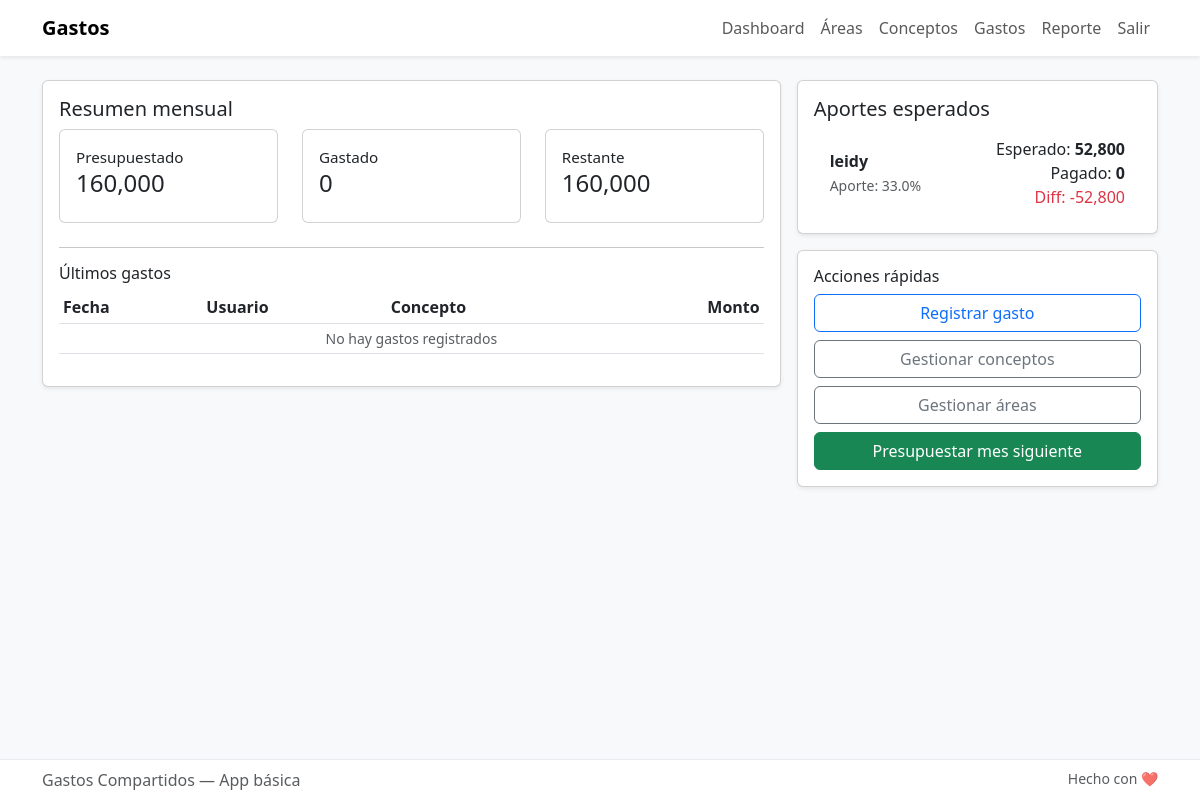
Page /dashboard (signed in) on the earlier database version.
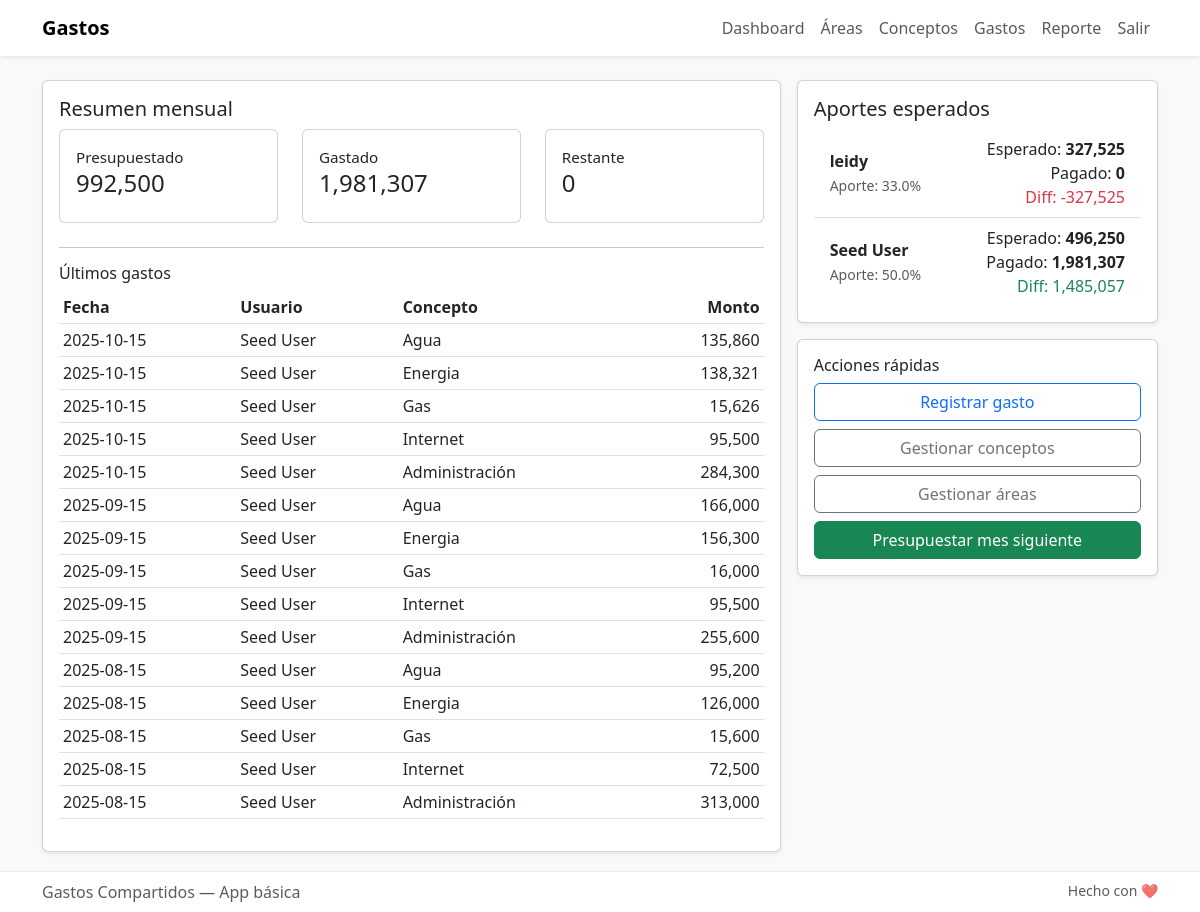
Same page on the later database version.
### models.py (models this page shows, shortened)
class User(UserMixin, db.Model):
    id = db.Column(db.Integer, primary_key=True)
    name = db.Column(db.String(120), nullable=False)
    email = db.Column(db.String(120), unique=True, nullable=False)
    password = db.Column(db.String(200), nullable=False) # simple: store plaintext? in real app hash it
    aporte = db.Column(db.Float, default=0.5) # porcentaje (0-1)
    gastos = db.relationship('Gasto', backref='user', lazy=True)

class Gasto(db.Model):
    id = db.Column(db.Integer, primary_key=True)
    concepto_id = db.Column(db.Integer, db.ForeignKey('concepto.id'), nullable=False)
    usuario_id = db.Column(db.Integer, db.ForeignKey('user.id'), nullable=False)
    monto = db.Column(db.Float, nullable=False)
    fecha = db.Column(db.DateTime, default=datetime.utcnow)

class Concepto(db.Model):
    id = db.Column(db.Integer, primary_key=True)
    nombre = db.Column(db.String(120), nullable=False)
    valor_presupuestado = db.Column(db.Float, default=0.0)
    area_id = db.Column(db.Integer, db.ForeignKey('area.id'), nullable=False)
    gastos = db.relationship('Gasto', backref='concepto', lazy=True)
    @property
    def total_gastado(self):
        return sum(g.monto for g in self.gastos)

### app.py (the view)
@app.route('/dashboard')
@login_required
def dashboard():
    areas = Area.query.all()
    conceptos = Concepto.query.all()
    gastos = Gasto.query.order_by(Gasto.fecha.desc()).limit(30).all()
    total_presupuestado = sum(c.valor_presupuestado for c in conceptos)
    total_gastado = sum(c.total_gastado for c in conceptos)
    total_restante = max(total_presupuestado - total_gastado, 0)
    usuarios = User.query.all()
    aporte_info = []
    for u in usuarios:
        aport_expected = total_presupuestado * u.aporte
        aport_paid = sum(g.monto for g in u.gastos)
        aporte_info.append({'user': u, 'expected': aport_expected, 'paid': aport_paid, 'diff': aport_paid - aport_expected})
    return render_template('dashboard.html', areas=areas, conceptos=conceptos, gastos=gastos,
                           total_presupuestado=total_presupuestado, total_gastado=total_gastado,
                           total_restante=total_restante, aporte_info=aporte_info)

### app.py (called while the page is built)
@login_manager.user_loader
def load_user(user_id):
    return User.query.get(int(user_id))

### templates/dashboard.html (shortened to what this page needs)
{% extends 'base.html' %}
{% block content %}
<div class="row g-3">
  <div class="col-lg-8">
    <div class="card shadow-sm">
      <div class="card-body">
        <h5 class="card-title">Resumen mensual</h5>
        <div class="row">
          <div class="col-md-4">
            <div class="card mb-2">
              <div class="card-body">
                <div class="card-title-small">Presupuestado</div>
                <h4>{{ '{:,.0f}'.format(total_presupuestado) if total_presupuestado else 0 }}</h4>
              </div>
            </div>
          </div>
          <div class="col-md-4">
            <div class="card mb-2">
              <div class="card-body">
                <div class="card-title-small">Gastado</div>
                <h4>{{ '{:,.0f}'.format(total_gastado) if total_gastado else 0 }}</h4>
              </div>
            </div>
          </div>
          <div class="col-md-4">
            <div class="card mb-2">
              <div class="card-body">
                <div class="card-title-small">Restante</div>
                <h4>{{ '{:,.0f}'.format(total_restante) if total_restante else 0 }}</h4>
              </div>
            </div>
          </div>
        </div>
        <hr />
        <h6>Últimos gastos</h6>
        <div class="table-responsive">
          <table class="table table-sm">
            <thead>
              <tr>
                <th>Fecha</th><th>Usuario</th><th>Concepto</th><th class="text-end">Monto</th>
              </tr>
            </thead>
            <tbody>
              {% for g in gastos %}
                <tr>
                  <td>{{ g.fecha.strftime('%Y-%m-%d') }}</td>
                  <td>{{ g.user.name }}</td>
                  <td>{{ g.concepto.nombre }}</td>
                  <td class="text-end">{{ '{:,.0f}'.format(g.monto) }}</td>
                </tr>
              {% else %}
                <tr><td colspan="4" class="text-center small text-muted">No hay gastos registrados</td></tr>
              {% endfor %}
            </tbody>
          </table>
        </div>
      </div>
    </div>
  </div>
  <div class="col-lg-4">
    <div class="card shadow-sm mb-3">
      <div class="card-body">
        <h5 class="card-title">Aportes esperados</h5>
        <ul class="list-group list-group-flush">
          {% for a in aporte_info %}
            <li class="list-group-item d-flex justify-content-between align-items-center">
              <div>
                <strong>{{ a.user.name }}</strong><br />
                <small class="text-muted">Aporte: {{ (a.user.aporte * 100)|round(0) }}%</small>
              </div>
              <div class="text-end">
                <div>Esperado: <strong>{{ '{:,.0f}'.format(a.expected) }}</strong></div>
                <div>Pagado: <strong>{{ '{:,.0f}'.format(a.paid) }}</strong></div>
                <div class="{{ 'text-success' if a.diff>0 else 'text-danger' if a.diff<0 else '' }}">Diff: {{ '{:,.0f}'.format(a.diff) }}</div>
              </div>
            </li>
          {% endfor %}
        </ul>
      </div>
    </div>
    <div class="card shadow-sm">
      <div class="card-body">
        <h6>Acciones rápidas</h6>
        <div class="d-grid gap-2">
          <a class="btn btn-outline-primary" href="{{ url_for('gastos_view') }}">Registrar gasto</a>
          <a class="btn btn-outline-secondary" href="{{ url_for('conceptos_view') }}">Gestionar conceptos</a>
          <a class="btn btn-outline-secondary" href="{{ url_for('areas_view') }}">Gestionar áreas</a>
          <a class="btn btn-success" href="{{ url_for('presupuestar_mes_siguiente') }}">Presupuestar mes siguiente</a>
        </div>
      </div>
    </div>
  </div>
</div>
{% endblock %}

### templates/base.html (shortened to what this page needs)
<!doctype html>
<html lang="es">
  <head>
    <link href="https://cdn.jsdelivr.net/npm/bootstrap@5.3.0/dist/css/bootstrap.min.css" rel="stylesheet">
  </head>
  <body>
    <nav class="navbar navbar-expand-lg navbar-light bg-white shadow-sm">
      <div class="container">
        <a class="navbar-brand nav-brand" href="{{ url_for('index') }}">Gastos</a>
        <div class="collapse navbar-collapse" id="navMenu">
          <ul class="navbar-nav ms-auto">
            {% if current_user.is_authenticated %}
              <li class="nav-item"><a class="nav-link" href="{{ url_for('dashboard') }}">Dashboard</a></li>
              <li class="nav-item"><a class="nav-link" href="{{ url_for('areas_view') }}">Áreas</a></li>
              <li class="nav-item"><a class="nav-link" href="{{ url_for('conceptos_view') }}">Conceptos</a></li>
              <li class="nav-item"><a class="nav-link" href="{{ url_for('gastos_view') }}">Gastos</a></li>
              <li class="nav-item"><a class="nav-link" href="{{ url_for('reporte_mes') }}">Reporte</a></li>
              <li class="nav-item"><a class="nav-link" href="{{ url_for('logout') }}">Salir</a></li>
            {% else %}
              <li class="nav-item"><a class="nav-link" href="{{ url_for('login') }}">Ingresar</a></li>
              <li class="nav-item"><a class="nav-link" href="{{ url_for('register') }}">Registrar</a></li>
            {% endif %}
          </ul>
        </div>
      </div>
    </nav>
    <main class="container mt-4">
      {% block content %}{% endblock %}
    </main>
    <footer class="text-muted">
      <div class="container d-flex justify-content-between">
        <div>Gastos Compartidos — App básica</div>
        <div class="small">Hecho con ❤️</div>
      </div>
    </footer>
  </body>
</html>

### templates/base.html (style rules this page uses)
body { padding-bottom: 60px; background-color: #f8f9fa; }
.nav-brand { font-weight: 700; }
.card-title-small { font-size: 0.95rem; }
footer { position: fixed; bottom: 0; left: 0; right: 0; background: #fff; border-top: 1px solid #e9ecef; padding: 8px 16px; }

Differences in the rows shown:
added Gasto: fecha "2025-10-15", user.name "Seed User", concepto.nombre "Agua", monto "135,860"
added Gasto: fecha "2025-10-15", user.name "Seed User", concepto.nombre "Energia", monto "138,321"
added Gasto: fecha "2025-10-15", user.name "Seed User", concepto.nombre "Gas", monto "15,626"
added Gasto: fecha "2025-10-15", user.name "Seed User", concepto.nombre "Internet", monto "95,500"
added Gasto: fecha "2025-10-15", user.name "Seed User", concepto.nombre "Administración", monto "284,300"
added Gasto: fecha "2025-09-15", user.name "Seed User", concepto.nombre "Agua", monto "166,000"
added Gasto: fecha "2025-09-15", user.name "Seed User", concepto.nombre "Energia", monto "156,300"
added Gasto: fecha "2025-09-15", user.name "Seed User", concepto.nombre "Gas", monto "16,000"
added Gasto: fecha "2025-09-15", user.name "Seed User", concepto.nombre "Internet", monto "95,500"
added Gasto: fecha "2025-09-15", user.name "Seed User", concepto.nombre "Administración", monto "255,600"
added Gasto: fecha "2025-08-15", user.name "Seed User", concepto.nombre "Agua", monto "95,200"
added Gasto: fecha "2025-08-15", user.name "Seed User", concepto.nombre "Energia", monto "126,000"
added Gasto: fecha "2025-08-15", user.name "Seed User", concepto.nombre "Gas", monto "15,600"
added Gasto: fecha "2025-08-15", user.name "Seed User", concepto.nombre "Internet", monto "72,500"
added Gasto: fecha "2025-08-15", user.name "Seed User", concepto.nombre "Administración", monto "313,000"
added User: user.name "Seed User", (a.user.aporte*100)|round(0) "50.0"
Other differences:
{{ '{:,.0f}'.format(total_presupuestado) if total_presupuestado else 0 }}: "160,000" → "992,500"
{{ '{:,.0f}'.format(total_gastado) if total_gastado else 0 }}: "0" → "1,981,307"
{{ '{:,.0f}'.format(total_restante) if total_restante else 0 }}: "160,000" → "0"
new list line: "leidy 33.0"
new list line: "Aporte: % Esperado: 327,525 Pagado: 0 Diff: -327,525"
new list line: "Aporte: % Esperado: 496,250 Pagado: 1,981,307 Diff: 1,485,057"
text no longer shown: "No hay gastos registrados"
list line gone: "leidy 33.0"
list line gone: "Aporte: % Esperado: 52,800 Pagado: 0 Diff: -52,800"
